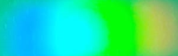
#> input picture recorte_referencia_verde.png, 178 x 56 px, found by its file name
$ python color_predominante.py
#> lines starting #> are read from the running program, lines starting #| are printed output that depends on the picture
from PIL import Image
import numpy as np
from collections import Counter
import matplotlib.pyplot as plt

# Ruta de la imagen
image_path = r'C:\Users\thebl\OneDrive\Escritorio\Espectrofotometro_Celular\recorte_referencia_verde.png'
image = Image.open(image_path).convert('RGB')  # Convertir a RGB para eliminar canal alfa si existe

# Convertir la imagen a un array numpy
image_np = np.array(image)
height, width, _ = image_np.shape
#> height = 56; width = 178

# Lista para almacenar el color más común en cada columna
most_common_colors = []

# Analizar cada columna de la imagen
for col in range(width):
    # Extraer los píxeles de la columna actual
    column_pixels = image_np[:, col]

    # Contar los colores en la columna
    color_counts = Counter(map(tuple, column_pixels))  # Convertir cada píxel a tupla para contar
    most_common_color = color_counts.most_common(1)[0][0]  # Obtener el color más común

    # Agregar el color más común de la columna a la lista
    most_common_colors.append(most_common_color)
#> this loop made 178 passes
#> most_common_color on passes 1 to 3: (3, 203, 190), (3, 202, 195), (3, 202, 197)
#> after the loop, most_common_colors = 178 items, first 6: (3, 203, 190), (3, 202, 195), (3, 202, 197), (3, 201, 200), (3, 200, 205), (3, 199, 209)

# Crear una imagen para visualizar los colores más comunes de cada columna
most_common_image = np.array(most_common_colors * height, dtype=np.uint8).reshape(height, width, 3)
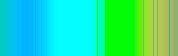
#> most_common_image: shape (56, 178, 3); mean of channels 0, 1, 2 37.5, 224.8, 159.4; drawn as R, G, B

# Mostrar la imagen original y la visualización de colores más comunes por columna
plt.figure(figsize=(10, 5))

# Imagen original
plt.subplot(1, 2, 1)
plt.imshow(image)
plt.title('Imagen Original')
plt.axis('off')

# Visualización del color más común por columna
plt.subplot(1, 2, 2)
plt.imshow(most_common_image)
plt.title('Color Más Común en Cada Columna')
plt.axis('off')

plt.show()
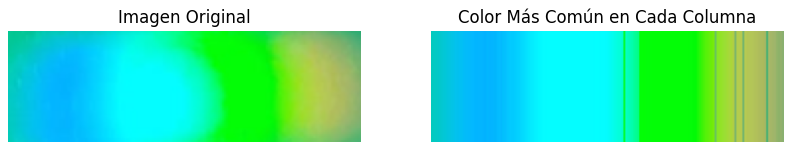
#> figure drawn by matplotlib, 2 panels
